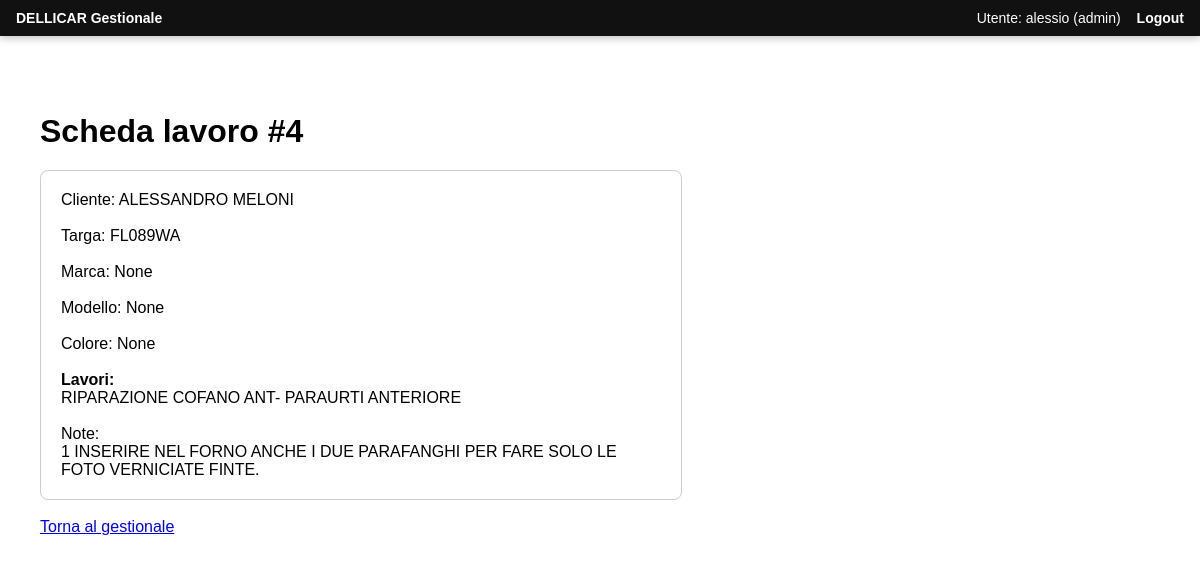
The page /scheda/4 (signed in) on the database its author committed.
### tables this page shows
CREATE TABLE work_orders (
    id INTEGER PRIMARY KEY AUTOINCREMENT,
    client_name TEXT,
    phone TEXT,
    email TEXT,
    plate TEXT,
    make TEXT,
    model TEXT,
    vin TEXT,
    color TEXT,
    km TEXT,
    insurance TEXT,
    claim_number TEXT,
    claim_date TEXT,
    work_description TEXT,
    priority TEXT,
    photos_required INTEGER,
    notes TEXT,
    created_at TIMESTAMP DEFAULT CURRENT_TIMESTAMP
, marca TEXT, modello TEXT, colore TEXT, numero_pratica INTEGER, work_status TEXT DEFAULT 'Accettata', status_date TEXT);

### app.py (the view)
@app.route("/scheda/<int:id>")
@role_required("admin","segretaria","officina")
def apri_scheda(id):
    db = get_db()
    scheda = db.execute(
        "SELECT * FROM work_orders WHERE id = ?", (id,)
    ).fetchone()
    if not scheda:
        return "Scheda non trovata"
    return render_template("scheda_dettaglio.html", scheda=scheda)

### app.py (called while the page is built)
def role_required(*roles):
    def decorator(f):
        @wraps(f)
        def wrapped(*args, **kwargs):
            if not session.get("logged"):
                return redirect("/login")
            if session.get("role") not in roles:
                return "Accesso negato", 403
            return f(*args, **kwargs)
        return wrapped
    return decorator

def get_db():
    if "db" not in g:
        if USE_POSTGRES:
            import psycopg2
            conn = psycopg2.connect(DATABASE_URL)
            g.db = conn
        else:
            g.db = sqlite3.connect(DB_PATH, timeout=10)
            g.db.execute("PRAGMA journal_mode=WAL;")
            g.db.execute("PRAGMA synchronous=NORMAL;")
            g.db.row_factory = sqlite3.Row
    return g.db

def get_settings() -> dict[str, str]:
    db = get_db()
    rows = db.execute("SELECT key, value FROM settings").fetchall()
    data = {row["key"]: row["value"] for row in rows}
    for k, v in DEFAULT_SETTINGS.items():
        data.setdefault(k, v)
    return data

@app.context_processor
def inject_globals() -> dict[str, Any]:
    return {"company": get_settings(), "today": date.today().isoformat()}

### templates/scheda_dettaglio.html (shortened to what this page needs)
<!DOCTYPE html>
<html>
<head>
</head>
<body>
{% if session.get("logged") %}
<div class="dellicar-userbar">
    <div><strong>DELLICAR Gestionale</strong></div>
    <div>Utente: {{ session.get("username","-") }} ({{ session.get("role","-") }}) <a href="/logout">Logout</a></div>
</div>
{% endif %}
<h1>Scheda lavoro #{{ scheda.id }}</h1>
<div class="box">
Cliente: {{ scheda.client_name }}<br><br>
Targa: {{ scheda.plate }}<br><br>
Marca: {{ scheda.marca }}<br><br>
Modello: {{ scheda.modello }}<br><br>
Colore: {{ scheda.colore }}<br><br>
<strong>Lavori:</strong><br>
{{ scheda.work_description }}<br><br>
Note:<br>
{{ scheda.notes }}
</div>
<br>
<a href="/">Torna al gestionale</a>
</body>
</html>

### templates/scheda_dettaglio.html (style rules this page uses)
body { font-family:Arial;margin:40px }
.box { border:1px solid #ccc;padding:20px;border-radius:8px;width:600px }
h1 { margin-bottom:20px }
.dellicar-userbar { position:fixed; top:0; left:0; right:0; z-index:9999; background:#111; color:#fff; padding:10px 16px; font-family:Arial,sans-serif; font-size:14px; display:flex; justify-content:space-between; align-items:center; box-shadow:0 2px 8px rgba(0,0,0,0.25); }
.dellicar-userbar a { color:#fff; text-decoration:none; font-weight:bold; margin-left:12px; }
body { padding-top:52px !important; }

### rows shown on the page
work_orders: id "4", client_name "ALESSANDRO MELONI", plate "FL089WA", work_description "RIPARAZIONE COFANO ANT- PARAURTI ANTERIORE", notes "1 INSERIRE NEL FORNO ANCHE I DUE PARAFANGHI PER FARE SOLO LE FOTO VERNICIATE FINTE."

### other values the page prints
{{ session.get("username","-") }} "alessio"
{{ session.get("role","-") }} "admin"
{{ scheda.marca }} "None"
{{ scheda.modello }} "None"
{{ scheda.colore }} "None"
